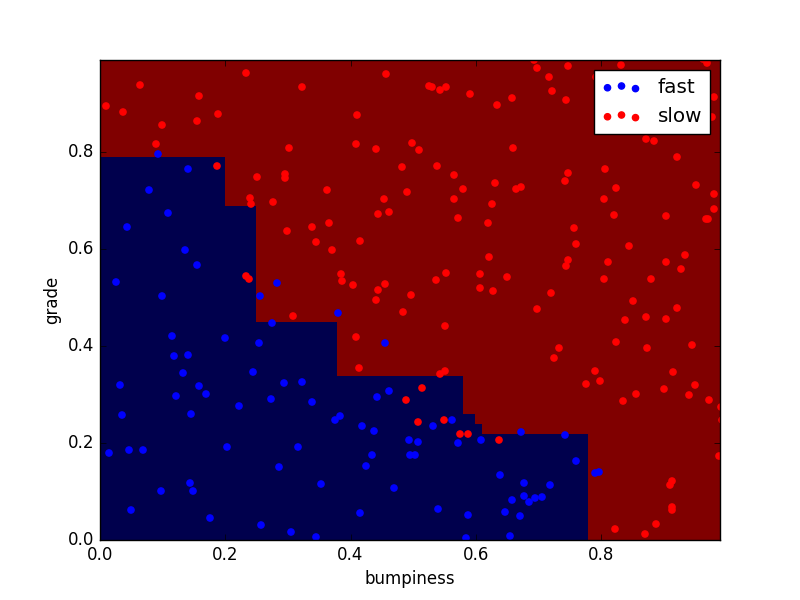

This figure's Python source:
#!/usr/bin/python

import sys
sys.path.append("../tools/")
from time import time
from class_vis import prettyPicture
import matplotlib.pyplot as plt
from prep_terrain_data import makeTerrainData
from sklearn.ensemble import AdaBoostClassifier
from sklearn.metrics import accuracy_score

features_train, labels_train, features_test, labels_test = makeTerrainData()


### the training data (features_train, labels_train) have both "fast" and "slow"
### points mixed together--separate them so we can give them different colors
### in the scatterplot and identify them visually
grade_fast = [features_train[ii][0] for ii in range(0, len(features_train)) if labels_train[ii]==0]
bumpy_fast = [features_train[ii][1] for ii in range(0, len(features_train)) if labels_train[ii]==0]
grade_slow = [features_train[ii][0] for ii in range(0, len(features_train)) if labels_train[ii]==1]
bumpy_slow = [features_train[ii][1] for ii in range(0, len(features_train)) if labels_train[ii]==1]


#### initial visualization
plt.xlim(0.0, 1.0)
plt.ylim(0.0, 1.0)
plt.scatter(bumpy_fast, grade_fast, color = "b", label="fast")
plt.scatter(grade_slow, bumpy_slow, color = "r", label="slow")
plt.legend()
plt.xlabel("bumpiness")
plt.ylabel("grade")
plt.show()
################################################################################


### your code here!  name your classifier object clf if you want the 
### visualization code (prettyPicture) to show you the decision boundary

clf = AdaBoostClassifier()
t0= time()
clf.fit(features_train,labels_train)
print "Time to train:", round(time()-t0,3),"s"

t1=time()
pred=clf.predict(features_test)
print "Time to predict:", round(time()-t1,3),"s"

accuracy=accuracy_score(pred,labels_test)
print "Accuracy of Ada Boost Algo:", accuracy




try:
    prettyPicture(clf, features_test, labels_test)
except NameError:
    pass
